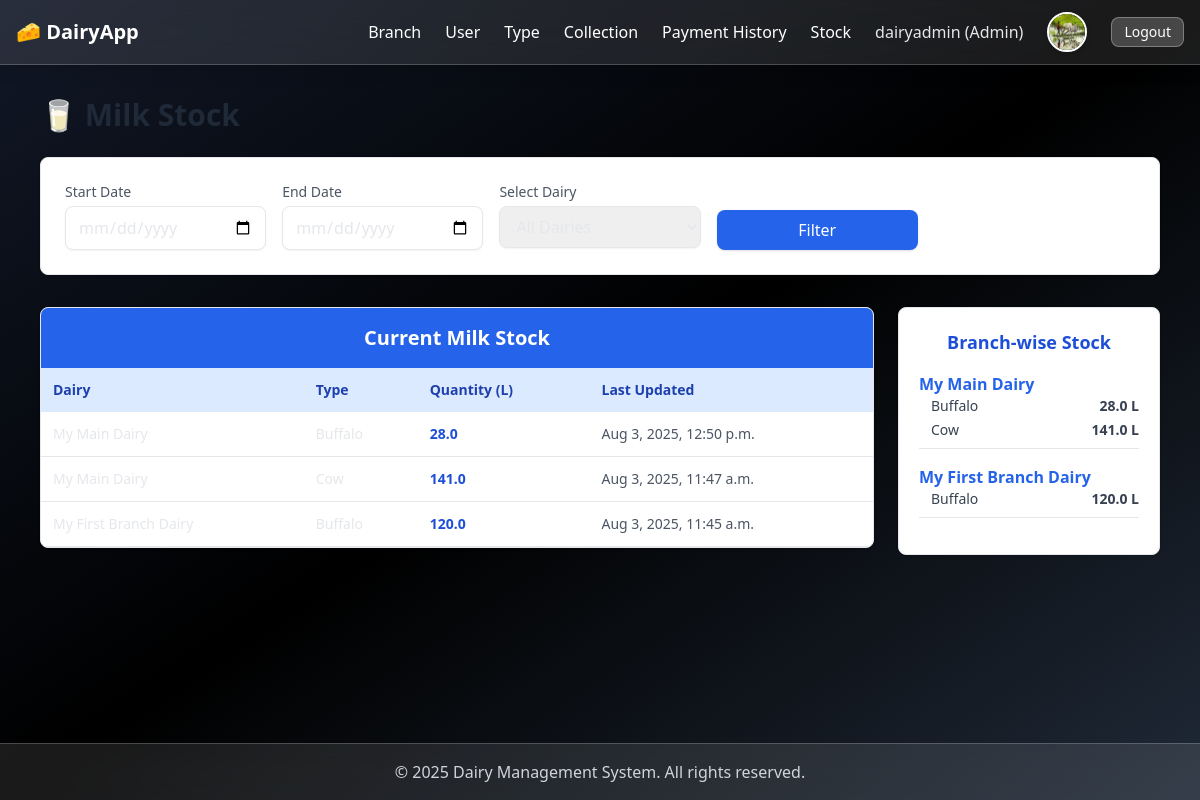
The app's page /milk-stock/ (signed in) with its own data.
### mainapp/models.py (models this page shows, shortened)
class User(AbstractUser):
    Role = (
        ('SuperAdmin','SuperAdmin'),
        ('Admin','Admin'),
        ('Customer','Customer'),
        ('Manager','Manager'),
    )
    mobile = models.CharField(max_length=12)
    address = models.CharField(max_length=1000,null =True,blank=True)
    role = models.CharField(max_length=12,choices=Role,default='Admin')
    is_active = models.BooleanField(default=True)
    profile_image = models.ImageField(upload_to='profile_images/', null=True, blank=True)
    created_at = models.DateTimeField(auto_now_add=True)

class MilkStock(models.Model):
    dairy = models.ForeignKey(Dairy, on_delete=models.CASCADE)
    milk_type = models.CharField(max_length=100)  # Cow, Buffalo, etc.
    quantity = models.FloatField(null=True,blank=True)
    updated_at = models.DateTimeField(auto_now=True)

class Dairy(models.Model):
    TYPE = (
        ('Main','Main'),
        ('Branch','Branch'),
    )
    main_dairy = models.ForeignKey(MainDairy, on_delete=models.CASCADE,related_name='main_dairy',null=True,blank=True)
    user = models.OneToOneField(User, on_delete=models.CASCADE,related_name='dairy')  #Admin or Manager
    role = models.CharField(max_length=12,choices=TYPE,default='Main')
    name = models.CharField(max_length=255)
    is_main = models.BooleanField(default=False)
    created_at = models.DateTimeField(auto_now_add=True)

### mainapp/views.py (the view)
# urls.py: path('milk-stock/', views.milk_stock_view, name='milk_stock'),
@login_required
def milk_stock_view(request):
    if request.user.role not in ['Admin', 'Manager']:
        messages.error(request, "Unauthorized")
        return redirect('home')
    start_date = request.GET.get('start_date')
    end_date = request.GET.get('end_date')
    if request.user.role == 'Admin':
        selected_dairy_id = request.GET.get('dairy_id')
        main_dairy = request.user.dairy.main_dairy
        dairies = Dairy.objects.filter(main_dairy=main_dairy)
        stocks = MilkStock.objects.filter(dairy__in=dairies)
        if selected_dairy_id:
            stocks = MilkStock.objects.filter(dairy__in=selected_dairy_id)
    else:
        dairy = request.user.dairy if hasattr(request.user, 'dairy') else request.user.dairy_profile.dairy
        stocks = MilkStock.objects.filter(dairy=dairy)
        dairies = None
        selected_dairy_id = None
    if start_date and end_date:
        stocks = MilkStock.objects.filter(updated_at__range=[start_date, end_date])
    summary = defaultdict(dict)
    for stock in stocks:
        branch_name = stock.dairy.name
        milk_name = stock.milk_type
        summary[branch_name][milk_name] = stock.quantity
    return render(request, 'mainapp/milk_stock_list.html', {
        'stocks': stocks,
        'summary': dict(summary),
        'dairies' : dairies,
        'start_date': start_date,
        'end_date': end_date,
        'selected_dairy_id': selected_dairy_id
    })

### dairy/mainapp/templates/mainapp/milk_stock_list.html (shortened to what this page needs)
{% extends 'base.html' %}
{% block content %}
<div class="flex items-center justify-between mb-6">
    <h2 class="text-3xl font-bold text-gray-800">🥛 Milk Stock</h2>
</div>
<div class="bg-white border shadow rounded-lg p-6 mb-8">
    <form method="get" class="grid grid-cols-1 md:grid-cols-5 gap-4">
        <div>
            <label class="block text-sm font-medium mb-1 text-gray-600">Start Date</label>
            <input type="date" name="start_date" value="{{ start_date }}"
                   class="w-full border rounded-lg px-3 py-2 shadow-sm focus:ring focus:ring-blue-200">
        </div>
        <div>
            <label class="block text-sm font-medium mb-1 text-gray-600">End Date</label>
            <input type="date" name="end_date" value="{{ end_date }}"
                   class="w-full border rounded-lg px-3 py-2 shadow-sm focus:ring focus:ring-blue-200">
        </div>
        {% if user.role == "Admin" %}
        <div>
            <label class="block text-sm font-medium mb-1 text-gray-600">Select Dairy</label>
            <select name="dairy_id"
                    class="w-full border rounded-lg px-3 py-2 shadow-sm focus:ring focus:ring-blue-200">
                <option value="">All Dairies</option>
            </select>
        </div>
        {% endif %}
        <div class="flex items-end">
            <button type="submit"
                class="w-full bg-blue-600 text-white px-4 py-2 rounded-lg hover:bg-blue-700 transition shadow">
                Filter
            </button>
        </div>
    </form>
</div>
<div class="grid grid-cols-1 lg:grid-cols-4 gap-6">
    <div class="lg:col-span-3">
        <div class="bg-white border shadow rounded-lg overflow-hidden">
            <h3 class="text-xl font-bold text-center bg-blue-600 text-white py-4">Current Milk Stock</h3>
            <div class="overflow-x-auto">
                <table class="w-full text-sm">
                    <thead class="bg-blue-100 text-blue-800">
                        <tr>
                            <th class="p-3 text-left">Dairy</th>
                            <th class="p-3 text-left">Type</th>
                            <th class="p-3 text-left">Quantity (L)</th>
                            <th class="p-3 text-left">Last Updated</th>
                        </tr>
                    </thead>
                    <tbody>
                        {% for stock in stocks %}
                        <tr class="border-b hover:bg-gray-50 transition">
                            <td class="p-3">{{ stock.dairy.name }}</td>
                            <td class="p-3">{{ stock.milk_type }}</td>
                            <td class="p-3 font-semibold text-blue-700">{{ stock.quantity }}</td>
                            <td class="p-3 text-gray-600">{{ stock.updated_at|date:"M j, Y, P" }}</td>
                        </tr>
                        {% empty %}
                        <tr>
                            <td colspan="4" class="text-center py-4 text-gray-500">No stock found.</td>
                        </tr>
                        {% endfor %}
                    </tbody>
                </table>
            </div>
        </div>
    </div>
    <div class="bg-white border shadow rounded-lg p-5">
        <h4 class="text-lg font-semibold text-blue-700 mb-4 text-center">Branch-wise Stock</h4>
        {% for branch, types in summary.items %}
        <div class="mb-4 border-b pb-2">
            <p class="font-semibold text-blue-600">{{ branch }}</p>
            <ul class="ml-3 text-sm text-gray-700 space-y-1">
                {% for milk_type, quantity in types.items %}
                    <li class="flex justify-between">
                        <span>{{ milk_type }}</span>
                        <span class="font-semibold">{{ quantity }} L</span>
                    </li>
                {% endfor %}
            </ul>
        </div>
        {% empty %}
        <p class="text-center text-gray-500">No stock summary available.</p>
        {% endfor %}
    </div>
</div>
{% endblock %}

### templates/base.html (shortened to what this page needs)
<!DOCTYPE html>
<html lang="en">
<head>
    <script src="https://cdn.tailwindcss.com"></script>
</head>
<body class="bg-gradient-to-br from-gray-900 via-black to-gray-800 text-gray-200 flex flex-col min-h-screen">
<nav class="bg-white/10 backdrop-blur-xl border-b border-white/20 shadow-lg">
    <div class="max-w-7xl mx-auto px-4">
        <div class="flex justify-between items-center h-16">
            <a href="{% url 'home' %}" class="text-white text-xl font-semibold flex items-center gap-2">
                🧀 DairyApp
            </a>
            <div class="hidden md:flex items-center gap-6">
                {% if request.user.is_authenticated %}
                    {% if request.user.role in 'AdminManager' %}
                        <a href="{% url 'branch_dairy_list' %}" class="nav-link">Branch</a>
                        <a href="{% url 'user_list' %}" class="nav-link">User</a>
                        <a href="{% url 'milk_type_list' %}" class="nav-link">Type</a>
                        <a href="{% url 'milk_collection_list' %}" class="nav-link">Collection</a>
                        <a href="{% url 'payment_history' %}" class="nav-link">Payment History</a>
                        <a href="{% url 'milk_stock' %}" class="nav-link">Stock</a>
                    {% elif request.user.role in 'Customer' %}
                        <a href="{% url 'milk_collection_list' %}" class="nav-link">Collection</a>
                        <a href="{% url 'payment_history' %}" class="nav-link">Payment History</a>
                    {% elif request.user.role in 'SuperAdmin' %}
                        <a href="{% url 'branch_dairy_list' %}" class="nav-link">Branch</a>
                        <a href="{% url 'subscription_plan_list' %}" class="nav-link">Plan</a>
                    {% endif %}
                    <span class="text-gray-200">{{ request.user.first_name }} ({{ request.user.role }})</span>
                    <a href="{% url 'update_profile' %}" class="inline-block">
                        {% if request.user.profile_image %}
                            <img src="{{ request.user.profile_image.url }}" alt="Profile"
                                class="w-10 h-10 rounded-full border-2 border-white shadow-md hover:opacity-80">
                        {% else %}
                            <div class="w-10 h-10 rounded-full bg-white text-blue-700 flex items-center justify-center font-bold">
                                {{ request.user.username|first|upper }}
                            </div>
                        {% endif %}
                    </a>
                    <a href="{% url 'logout' %}" class="bg-white/20 border border-white/30 text-white px-3 py-1 rounded-lg hover:bg-white/30 text-sm">Logout</a>
                {% else %}
                    <a href="{% url 'subscription_plan_list' %}" class="btn-outline">Plan</a>
                    <a href="{% url 'login' %}" class="btn-outline">Login</a>
                    <a href="{% url 'signup' %}" class="btn-outline">Signup</a>
                {% endif %}
            </div>
        </div>
    </div>
</nav>
<main class="max-w-6xl mx-auto mt-8 px-4 flex-grow">
    {% block content %}{% endblock %}
</main>
<footer class="bg-white/10 backdrop-blur-md border-t border-white/20 text-gray-300 text-center p-4 mt-12">
    &copy; 2025 Dairy Management System. All rights reserved.
</footer>
</body>
</html>

### templates/base.html (style rules this page uses)
.nav-link { color: white; text-decoration: none; }

### records on screen
User: user.first_name "dairyadmin", user.role "Admin", user.profile_image (picture)
MilkStock: dairy.name "My Main Dairy", milk_type "Buffalo", quantity "28.0", updated_at "Aug 3, 2025, 12:50 p.m.", types "Buffalo", types "28.0"
MilkStock: dairy.name "My Main Dairy", milk_type "Cow", quantity "141.0", updated_at "Aug 3, 2025, 11:47 a.m.", types "Cow", types "141.0"
MilkStock: dairy.name "My First Branch Dairy", milk_type "Buffalo", quantity "120.0", updated_at "Aug 3, 2025, 11:45 a.m.", types "Buffalo", types "120.0"
Dairy: summary "My Main Dairy"
Dairy: summary "My First Branch Dairy"
